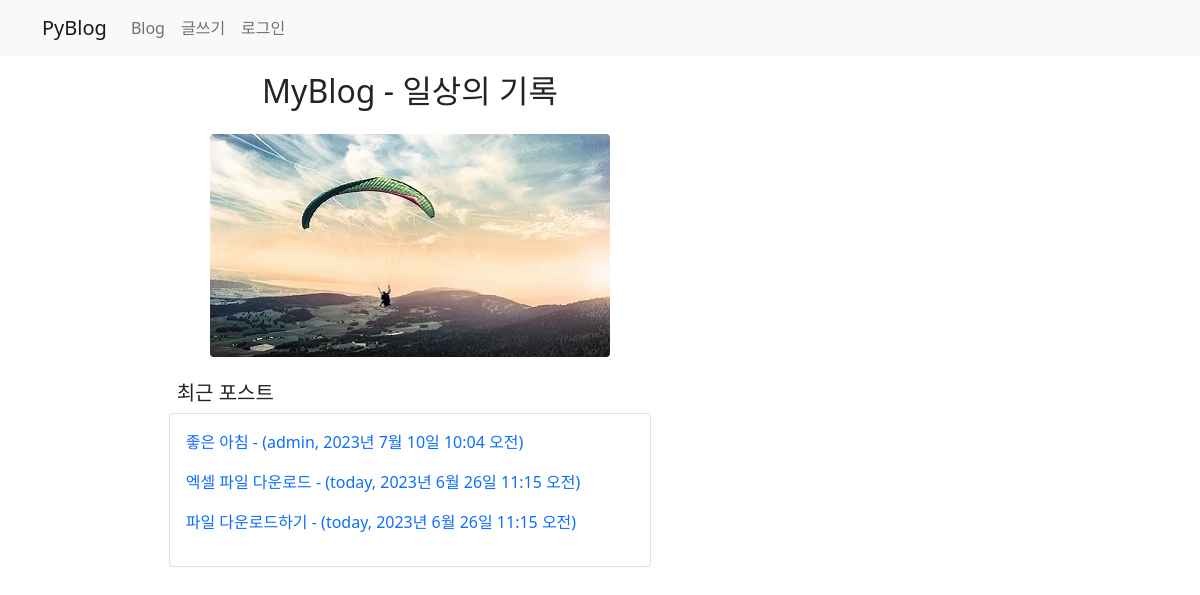
The page / on the database its author committed.
### blog/models.py (models this page shows, shortened)
class Post(models.Model):
    author = models.ForeignKey(User, on_delete=models.CASCADE)
    title = models.CharField(max_length=100)  #제목
    content = models.TextField()              #내용
    pub_date = models.DateTimeField()         #발행일
    modify_date = models.DateTimeField(null=True, blank=True) #입력 폼이 비어도 됨
    photo = models.ImageField(upload_to='blog/images/%Y/%m/%d/',
                    null=True, blank=True)  #null 허용, 파일을 첨부하지 않을수 있음
    file = models.FileField(upload_to='blog/files/%Y/%m/%d/',
                    null=True, blank=True)
    category = models.ForeignKey(Category, null=True, blank=True,
                    on_delete=models.SET_NULL)

### blog/views.py (the view)
# urls.py: path('', views.index), #http://127.0.0.1:8000/
def index(request):
    new_post = Post.objects.order_by('-pub_date')[0:3]
    context = {'new_post': new_post,}
    return render(request, 'blog/index.html', context)

### templates/blog/index.html (shortened to what this page needs)
<!DOCTYPE html>
<html lang="ko">
{% load static %}
<head>
    <link rel="stylesheet" href="{% static 'blog/css/bootstrap.css' %}">
    <link rel="stylesheet" href="{% static 'blog/css/style.css' %}">
</head>
<body>
{% include 'navbar.html' %}
<div class="container my-3">
    <div class="row">
        <div class="col-8">
           <h2 class="text-center">MyBlog - 일상의 기록</h2>
            <div class="my-4 text-center">
                <img class="rounded-2"
                    src="{% static 'blog/images/activity.jpg' %}" alt="패러글라이딩">
                <div class="row">
                    <div class="col-2"></div>
                    <div class="col-8 text-start">
                        <h5 class="mt-4 px-2">최근 포스트</h5>
                        <div class="card">
                            <div class="card-body">
                                {% for post in new_post %}
                                    <p>
                                        <a href="{% url 'blog:detail' post.id %}">
                                            {{ post.title }} -
                                            ({{ post.author }}, {{ post.pub_date}})
                                        </a>
                                    </p>
                                {% endfor %}
                            </div>
                        </div>
                    </div>
                </div>
            </div>
        </div>
    </div>
</div>
</body>
</html>

### static/blog/css/style.css (style rules this page uses)
a { text-decoration: none; }

### rows shown on the page
Post: title "좋은 아침", author "admin", pub_date "2023년 7월 10일 10:04 오전"
Post: title "엑셀 파일 다운로드", author "today", pub_date "2023년 6월 26일 11:15 오전"
Post: title "파일 다운로드하기", author "today", pub_date "2023년 6월 26일 11:15 오전"
